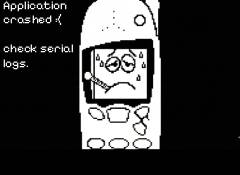
#> input picture neodct/overlay/NeoDCT/System/ui/resources/CRASH.jpg, 240 x 175 px, given in place of bat-4.png, which was not available
$ python gen_resize_fixtures.py
#> lines starting #> are read from the running program, lines starting #| are printed output that depends on the picture
#!/usr/bin/env python3
"""Pillow LANCZOS resizes of real sprites: oracle for the C resampler."""
import os
from PIL import Image
HERE = os.path.dirname(os.path.abspath(__file__))
FIX = os.path.join(HERE, "fixtures")
NDO = os.path.join(HERE, "../../../overlay/NeoDCT")

cases = [
    ("bat4", "System/ui/resources/img/battery/bat-4.png", 175 / 240.0),
    ("env",  "System/ui/resources/img/envelope.png",      175 / 240.0),
    ("icon", "System/apps/Calculator/icon.png",           0.5),
]
names = []
for tag, rel, scale in cases:
    im = Image.open(os.path.join(NDO, rel)).convert("RGBA")
    w = max(1, int(im.width * scale))
#> w = 175
    h = max(1, int(im.height * scale))
#> h = 127
    out = im.resize((w, h), Image.Resampling.LANCZOS)
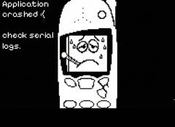
#> out: PIL image 175x127 RGBA; mean R, G, B, A 59.2, 59.2, 59.2, 255
    open(os.path.join(FIX, f"rs_{tag}_src.bin"), "wb").write(im.tobytes())
    open(os.path.join(FIX, f"rs_{tag}_dim.txt"), "w").write(
        f"{im.width} {im.height} {w} {h}")
    open(os.path.join(FIX, f"rs_{tag}_out.bin"), "wb").write(out.tobytes())
    names.append(f"{tag} {im.width}x{im.height}->{w}x{h}")
#> pass 2 of the loop `for tag, rel, scale in cases:`:
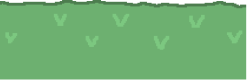
#> input picture neodct/overlay/NeoDCT/System/apps/Koki/assets/img/118e229eaa41739fc28ac7a8417fafcf@5000.png, 247 x 80 px, given in place of envelope.png, which was not available
#> im is the input picture: PIL image 247x80 RGBA; mean R, G, B, A 105.7, 170.7, 108.6, 245.1
#> `out = im.resize((w, h), Image.Resampling.LANCZOS)`:
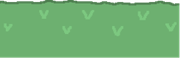
#> out: PIL image 180x58 RGBA; mean R, G, B, A 106.3, 171.7, 109.2, 245; transparent parts drawn white
#> pass 3 of the loop `for tag, rel, scale in cases:`:
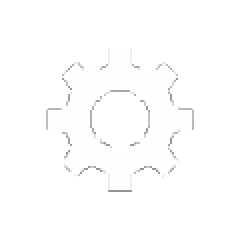
#> input picture neodct/overlay/NeoDCT/System/apps/Browser/icon.png, 120 x 120 px, found by its file name (shown 2 times larger)
#> im is the input picture: PIL image 120x120 RGBA; mean R, G, B, A 44.9, 44.9, 44.7, 45.9
#> `out = im.resize((w, h), Image.Resampling.LANCZOS)`:
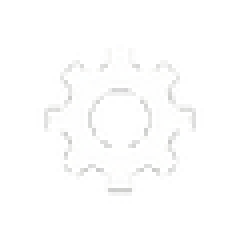
#> out: PIL image 60x60 RGBA (shown 4 times larger); mean R, G, B, A 60.1, 60.2, 59.9, 46; transparent parts drawn white
open(os.path.join(FIX, "rs_list.txt"), "w").write("\n".join(t for t, _, _ in cases))
print("resize fixtures:", "; ".join(names))
#| resize fixtures: bat4 240x175->175x127; env 247x80->180x58; icon 120x120->60x60
